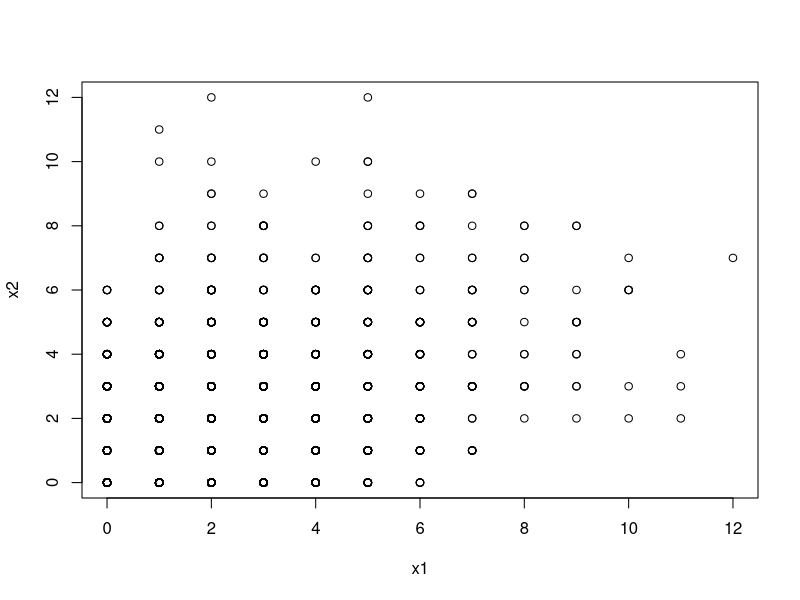
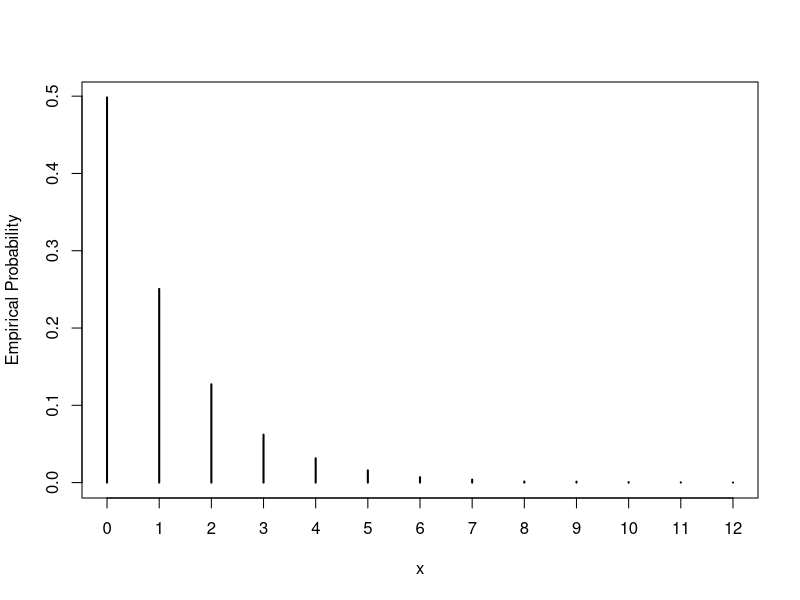

Write the R code that produced these figures, in order.
## ---- chunk 1
set.seed(1234)
n <- 1e4
mu <- rexp(n)
x1 <- rpois(n, mu)
x2 <- rpois(n, mu)
plot(x1, x2)
cor(x1, x2)
mean(x2[x1 >= 5])
mean(x2[x1 >= 6])
mean(x2[x1 >= 7])
mean(x2[x1 >= 8])
## ---- chunk 2
plot(prop.table(table(x1)), ylab = 'Empirical Probability', xlab = 'x')
